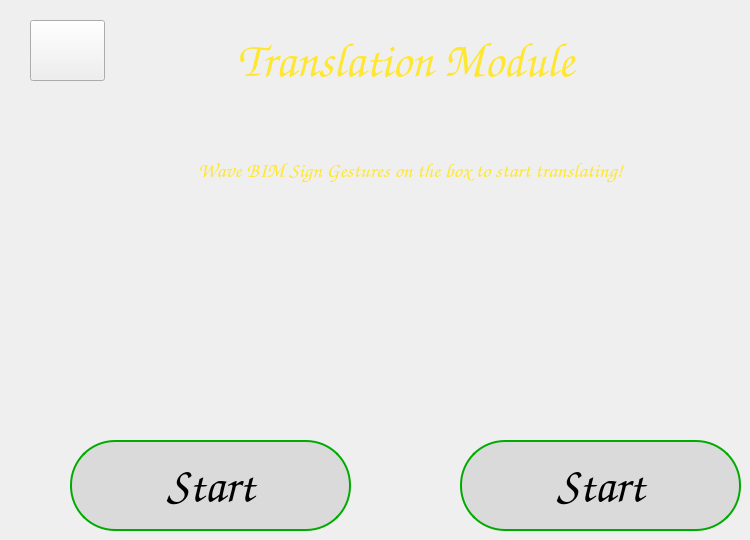
    <widget class="QWidget" name="page_3">
     <widget class="QLabel" name="Description_Page2">
      <property name="geometry">
       <rect>
        <x>80</x>
        <y>100</y>
        <width>661</width>
        <height>141</height>
       </rect>
      </property>
      <property name="font">
       <font>
        <family>Comic Sans MS</family>
        <pointsize>16</pointsize>
        <weight>50</weight>
        <italic>false</italic>
        <bold>false</bold>
       </font>
      </property>
      <property name="mouseTracking">
       <bool>false</bool>
      </property>
      <property name="styleSheet">
       <string notr="true">QLabel {color : rgb(255, 231, 49); }</string>
      </property>
      <property name="text">
       <string>Wave BIM Sign Gestures on the box to start translating!</string>
      </property>
      <property name="textFormat">
       <enum>Qt::AutoText</enum>
      </property>
      <property name="scaledContents">
       <bool>false</bool>
      </property>
      <property name="alignment">
       <set>Qt::AlignCenter</set>
      </property>
      <property name="wordWrap">
       <bool>true</bool>
      </property>
     </widget>
     <widget class="QLabel" name="Title_Page2">
      <property name="geometry">
       <rect>
        <x>70</x>
        <y>-10</y>
        <width>661</width>
        <height>141</height>
       </rect>
      </property>
      <property name="font">
       <font>
        <family>Comic Sans MS</family>
        <pointsize>36</pointsize>
        <weight>75</weight>
        <italic>true</italic>
        <bold>true</bold>
       </font>
      </property>
      <property name="mouseTracking">
       <bool>false</bool>
      </property>
      <property name="styleSheet">
       <string notr="true">QLabel {color :rgb(255, 231, 49);}</string>
      </property>
      <property name="text">
       <string> Translation Module</string>
      </property>
      <property name="textFormat">
       <enum>Qt::AutoText</enum>
      </property>
      <property name="scaledContents">
       <bool>false</bool>
      </property>
      <property name="alignment">
       <set>Qt::AlignCenter</set>
      </property>
      <property name="wordWrap">
       <bool>true</bool>
      </property>
     </widget>
     <widget class="QPushButton" name="start_page2_button">
      <property name="geometry">
       <rect>
        <x>70</x>
        <y>440</y>
        <width>281</width>
        <height>91</height>
       </rect>
      </property>
      <property name="font">
       <font>
        <family>Comic Sans MS</family>
        <pointsize>36</pointsize>
        <weight>75</weight>
        <bold>true</bold>
       </font>
      </property>
      <property name="styleSheet">
       <string notr="true">QPushButton {
  border-color:rgb(0, 170, 0);
  background-color: rgb(218, 218, 218);
  border-width: 2px;        
  border-style: solid;
  border-radius: 45px;
}

QPushButton:hover:!pressed {
  background-color:  rgb(0, 170, 0);
  color: white
}</string>
      </property>
      <property name="text">
       <string>Start</string>
      </property>
     </widget>
     <widget class="QPushButton" name="return_button_page2">
      <property name="geometry">
       <rect>
        <x>30</x>
        <y>20</y>
        <width>75</width>
        <height>61</height>
       </rect>
      </property>
      <property name="toolTip">
       <string>Return to previous page</string>
      </property>
      <property name="text">
       <string/>
      </property>
     </widget>
     <widget class="QLabel" name="label_2">
      <property name="geometry">
       <rect>
        <x>90</x>
        <y>180</y>
        <width>241</width>
        <height>241</height>
       </rect>
      </property>
      <property name="toolTip">
       <string>Translate Alphabet</string>
      </property>
      <property name="text">
       <string/>
      </property>
      <property name="pixmap">
       <pixmap>Img/abc.png</pixmap>
      </property>
      <property name="scaledContents">
       <bool>true</bool>
      </property>
     </widget>
     <widget class="QPushButton" name="start_page2_button_2">
      <property name="geometry">
       <rect>
        <x>460</x>
        <y>440</y>
        <width>281</width>
        <height>91</height>
       </rect>
      </property>
      <property name="font">
       <font>
        <family>Comic Sans MS</family>
        <pointsize>36</pointsize>
        <weight>75</weight>
        <bold>true</bold>
       </font>
      </property>
      <property name="styleSheet">
       <string notr="true">QPushButton {
  border-color:rgb(0, 170, 0);
  background-color: rgb(218, 218, 218);
  border-width: 2px;        
  border-style: solid;
  border-radius: 45px;
}

QPushButton:hover:!pressed {
  background-color:  rgb(0, 170, 0);
  color: white
}</string>
      </property>
      <property name="text">
       <string>Start</string>
      </property>
     </widget>
     <widget class="QLabel" name="label_3">
      <property name="geometry">
       <rect>
        <x>480</x>
        <y>190</y>
        <width>241</width>
        <height>241</height>
       </rect>
      </property>
      <property name="toolTip">
       <string>Translate Numbers</string>
      </property>
      <property name="text">
       <string/>
      </property>
      <property name="pixmap">
       <pixmap>Img/123.jpg</pixmap>
      </property>
      <property name="scaledContents">
       <bool>true</bool>
      </property>
     </widget>
    </widget>
